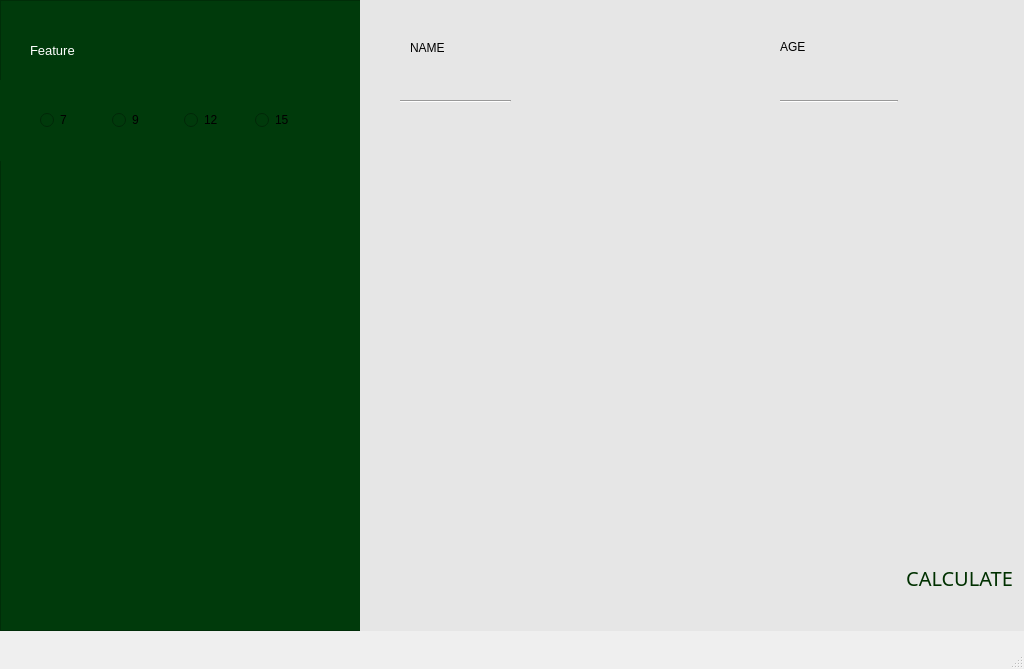
<?xml version="1.0" encoding="UTF-8"?>
<ui version="4.0">
 <class>MainWindow</class>
 <widget class="QMainWindow" name="MainWindow">
  <property name="windowModality">
   <enum>Qt::NonModal</enum>
  </property>
  <property name="enabled">
   <bool>true</bool>
  </property>
  <property name="geometry">
   <rect>
    <x>0</x>
    <y>0</y>
    <width>1024</width>
    <height>669</height>
   </rect>
  </property>
  <property name="sizePolicy">
   <sizepolicy hsizetype="Ignored" vsizetype="Ignored">
    <horstretch>0</horstretch>
    <verstretch>0</verstretch>
   </sizepolicy>
  </property>
  <property name="minimumSize">
   <size>
    <width>1024</width>
    <height>669</height>
   </size>
  </property>
  <property name="maximumSize">
   <size>
    <width>1024</width>
    <height>669</height>
   </size>
  </property>
  <property name="mouseTracking">
   <bool>false</bool>
  </property>
  <property name="windowTitle">
   <string>MainWindow</string>
  </property>
  <property name="toolButtonStyle">
   <enum>Qt::ToolButtonIconOnly</enum>
  </property>
  <property name="documentMode">
   <bool>false</bool>
  </property>
  <widget class="QWidget" name="centralwidget">
   <widget class="QFrame" name="frame">
    <property name="geometry">
     <rect>
      <x>0</x>
      <y>0</y>
      <width>361</width>
      <height>631</height>
     </rect>
    </property>
    <property name="font">
     <font>
      <family>Franklin Gothic Heavy</family>
      <pointsize>8</pointsize>
     </font>
    </property>
    <property name="autoFillBackground">
     <bool>false</bool>
    </property>
    <property name="styleSheet">
     <string notr="true">background-color: rgb(0, 58, 11);</string>
    </property>
    <property name="frameShape">
     <enum>QFrame::StyledPanel</enum>
    </property>
    <property name="frameShadow">
     <enum>QFrame::Raised</enum>
    </property>
    <widget class="QLabel" name="label">
     <property name="geometry">
      <rect>
       <x>30</x>
       <y>40</y>
       <width>51</width>
       <height>21</height>
      </rect>
     </property>
     <property name="font">
      <font>
       <family>MS Shell Dlg 2</family>
       <pointsize>10</pointsize>
       <weight>50</weight>
       <italic>false</italic>
       <bold>false</bold>
      </font>
     </property>
     <property name="styleSheet">
      <string notr="true">color:rgb(255, 255, 255);
font: 10pt &quot;MS Shell Dlg 2&quot;;
</string>
     </property>
     <property name="text">
      <string>Feature</string>
     </property>
    </widget>
    <widget class="QWidget" name="horizontalLayoutWidget">
     <property name="geometry">
      <rect>
       <x>0</x>
       <y>80</y>
       <width>361</width>
       <height>81</height>
      </rect>
     </property>
     <layout class="QHBoxLayout" name="horizontalLayout">
      <property name="leftMargin">
       <number>40</number>
      </property>
      <property name="rightMargin">
       <number>40</number>
      </property>
      <item>
       <widget class="QRadioButton" name="radioButton_4">
        <property name="text">
         <string>7</string>
        </property>
       </widget>
      </item>
      <item>
       <widget class="QRadioButton" name="radioButton_3">
        <property name="text">
         <string>9</string>
        </property>
       </widget>
      </item>
      <item>
       <widget class="QRadioButton" name="radioButton_2">
        <property name="text">
         <string>12</string>
        </property>
       </widget>
      </item>
      <item>
       <widget class="QRadioButton" name="radioButton">
        <property name="text">
         <string>15</string>
        </property>
       </widget>
      </item>
     </layout>
    </widget>
   </widget>
   <widget class="QFrame" name="frame_2">
    <property name="geometry">
     <rect>
      <x>360</x>
      <y>0</y>
      <width>711</width>
      <height>631</height>
     </rect>
    </property>
    <property name="font">
     <font>
      <family>Monotype Corsiva</family>
      <underline>false</underline>
     </font>
    </property>
    <property name="styleSheet">
     <string notr="true">background-color: rgb(230, 230, 230);</string>
    </property>
    <property name="frameShape">
     <enum>QFrame::NoFrame</enum>
    </property>
    <property name="frameShadow">
     <enum>QFrame::Raised</enum>
    </property>
    <widget class="QPushButton" name="pushButton">
     <property name="geometry">
      <rect>
       <x>544</x>
       <y>552</y>
       <width>111</width>
       <height>51</height>
      </rect>
     </property>
     <property name="font">
      <font>
       <family>Franklin Gothic Medium</family>
       <pointsize>15</pointsize>
      </font>
     </property>
     <property name="styleSheet">
      <string notr="true">color:rgb(0, 48, 0)</string>
     </property>
     <property name="text">
      <string>CALCULATE</string>
     </property>
     <property name="flat">
      <bool>true</bool>
     </property>
    </widget>
    <widget class="QLabel" name="label_2">
     <property name="geometry">
      <rect>
       <x>50</x>
       <y>40</y>
       <width>81</width>
       <height>16</height>
      </rect>
     </property>
     <property name="frameShape">
      <enum>QFrame::NoFrame</enum>
     </property>
     <property name="text">
      <string>NAME</string>
     </property>
    </widget>
    <widget class="QLabel" name="label_3">
     <property name="geometry">
      <rect>
       <x>420</x>
       <y>40</y>
       <width>47</width>
       <height>13</height>
      </rect>
     </property>
     <property name="text">
      <string>AGE</string>
     </property>
    </widget>
    <widget class="QLineEdit" name="lineEdit">
     <property name="geometry">
      <rect>
       <x>50</x>
       <y>80</y>
       <width>113</width>
       <height>20</height>
      </rect>
     </property>
     <property name="text">
      <string/>
     </property>
     <property name="frame">
      <bool>false</bool>
     </property>
    </widget>
    <widget class="QLineEdit" name="lineEdit_2">
     <property name="geometry">
      <rect>
       <x>420</x>
       <y>80</y>
       <width>113</width>
       <height>20</height>
      </rect>
     </property>
     <property name="text">
      <string/>
     </property>
     <property name="frame">
      <bool>false</bool>
     </property>
    </widget>
    <widget class="Line" name="line">
     <property name="geometry">
      <rect>
       <x>40</x>
       <y>100</y>
       <width>111</width>
       <height>3</height>
      </rect>
     </property>
     <property name="orientation">
      <enum>Qt::Horizontal</enum>
     </property>
    </widget>
    <widget class="Line" name="line_2">
     <property name="geometry">
      <rect>
       <x>420</x>
       <y>100</y>
       <width>118</width>
       <height>3</height>
      </rect>
     </property>
     <property name="orientation">
      <enum>Qt::Horizontal</enum>
     </property>
    </widget>
   </widget>
  </widget>
  <widget class="QMenuBar" name="menubar">
   <property name="geometry">
    <rect>
     <x>0</x>
     <y>0</y>
     <width>1024</width>
     <height>21</height>
    </rect>
   </property>
  </widget>
  <widget class="QStatusBar" name="statusbar"/>
 </widget>
 <resources/>
 <connections/>
</ui>
